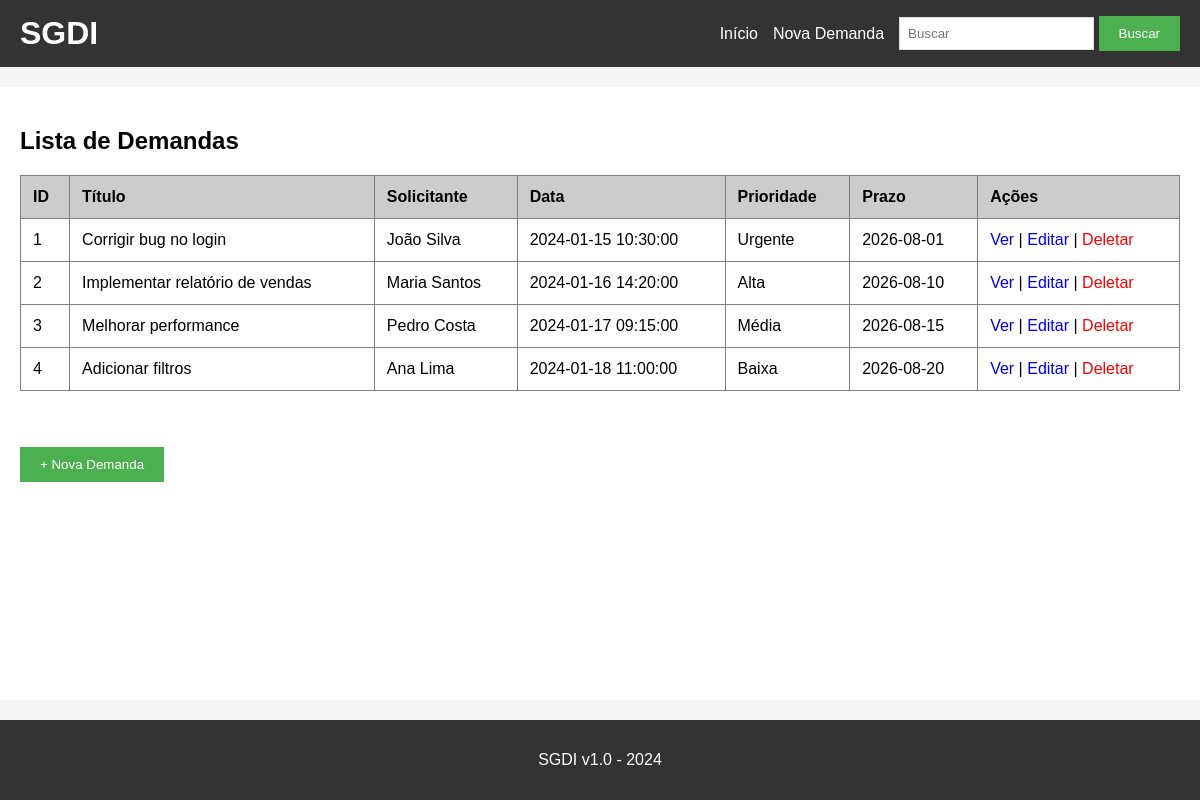
Before: / with the older database file.
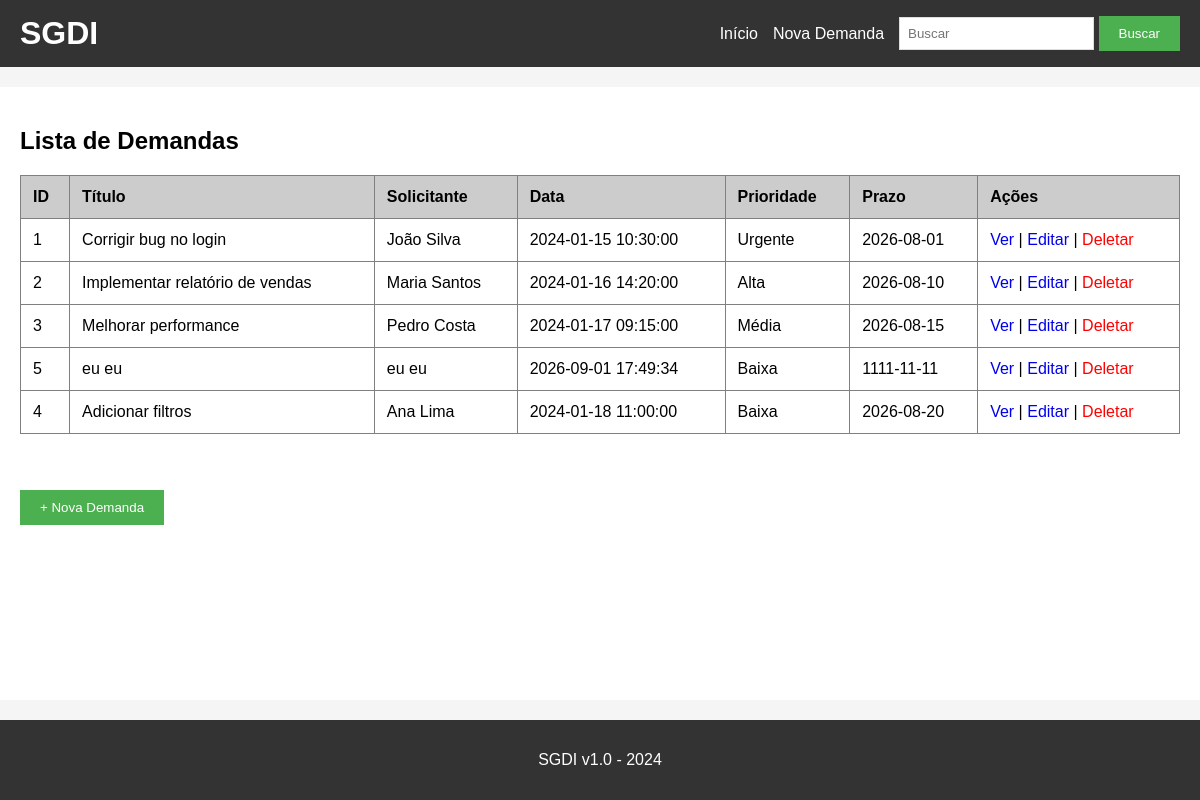
After: the same page with the newer database file.
### tables this page shows
CREATE TABLE demandas (
    id INTEGER PRIMARY KEY AUTOINCREMENT,
    titulo TEXT NOT NULL,
    descricao TEXT,
    solicitante TEXT,
    data_criacao TEXT,
    prioridade TEXT,
    prazo TEXT
);

### app.py (the view)
@app.route('/')
def index():
    conn = get_db()
    cursor = conn.cursor()
    query = """
        SELECT * FROM demandas
        ORDER BY
            CASE prioridade
                WHEN 'Urgente' THEN 1
                WHEN 'Alta' THEN 2
                WHEN 'Média' THEN 3
                WHEN 'Baixa' THEN 4
                ELSE 5
            END,
            prazo ASC
    """
    demandas = cursor.execute(query).fetchall()
    conn.close()
    return render_template('index.html', demandas=demandas)

### app.py (called while the page is built)
def get_db():
    conn = sqlite3.connect('demandas.db')
    conn.row_factory = sqlite3.Row
    return conn

### templates/index.html
{% extends "base.html" %}
{% block content %}
<h2>Lista de Demandas</h2>
<table border="1" cellpadding="10" cellspacing="0" width="100%">
    <thead>
        <tr bgcolor="#cccccc">
            <th>ID</th>
            <th>Título</th>
            <th>Solicitante</th>
            <th>Data</th>
            <th>Prioridade</th>
            <th>Prazo</th>
            <th>Ações</th>
        </tr>
    </thead>
    <tbody>
        {% for demanda in demandas %}
        <tr>
            <td>{{ demanda[0] }}</td>
            <td>{{ demanda[1] }}</td>
            <td>{{ demanda[3] }}</td>
            <td>{{ demanda[4] }}</td>
            <td>{{ demanda[5] }}</td>
            <td>{{ demanda[6] }}</td>
            <td>
                <a href="/detalhes/{{ demanda[0] }}">Ver</a>
                |
                <a href="/editar/{{ demanda[0] }}">Editar</a>
                |
                <a href="/deletar/{{ demanda[0] }}" style="color:red;">Deletar</a>
            </td>
        </tr>
        {% endfor %}
    </tbody>
</table>
<br><br>
<a href="/nova_demanda"><button>+ Nova Demanda</button></a>
{% endblock %}

### templates/base.html (shortened to what this page needs)
<!DOCTYPE html>
<html>
<head>
    <link rel="stylesheet" href="{{ url_for('static', filename='style.css') }}">
</head>
<body>
    <div class="header">
        <h1>SGDI</h1>
        <div class="menu">
            <a href="/">Início</a>
            <a href="/nova_demanda">Nova Demanda</a>
            <form action="/buscar" method="GET" style="display:inline;">
                <input type="text" name="q" placeholder="Buscar">
                <button type="submit">Buscar</button>
            </form>
        </div>
    </div>
    <div class="container">
        {% block content %}{% endblock %}
    </div>
    <div class="footer">
        <p>SGDI v1.0 - 2024</p>
    </div>
</body>
</html>

### static/style.css (style rules this page uses)
* { box-sizing: border-box; }
body { font-family: Arial, sans-serif; background-color: #f5f5f5; padding: 0; margin: 0; display: flex; flex-direction: column; min-height: 100vh; }
.header { background-color: #333; color: white; padding: 15px 20px; display: flex; flex-wrap: wrap; justify-content: space-between; align-items: center; gap: 15px; }
.header h1 { margin: 0; }
.menu { display: flex; flex-wrap: wrap; align-items: center; gap: 15px; }
.menu a { color: white; text-decoration: none; }
.container { max-width: 1200px; margin: 20px auto; background: white; padding: 20px; flex: 1; width: 100%; }
.footer { background-color: #333; color: white; text-align: center; padding: 15px; width: 100%; margin-top: auto; }
button { background-color: #4CAF50; color: white; padding: 10px 20px; border: none; cursor: pointer; }
table { border-collapse: collapse; width: 100%; margin-bottom: 20px; }
th, td { padding: 12px; text-align: left; }
table a { text-decoration: none; }
input[type="text"], textarea { padding: 8px; border: 1px solid #ddd; max-width: 100%; }

### templates/base.html (style rules this page uses)
body { margin: 0; }

Changed rows visible on the page:
added demandas: id "5", titulo "eu eu", solicitante "eu eu", data_criacao "2026-09-01 17:49:34", prioridade "Baixa", prazo "1111-11-11"
